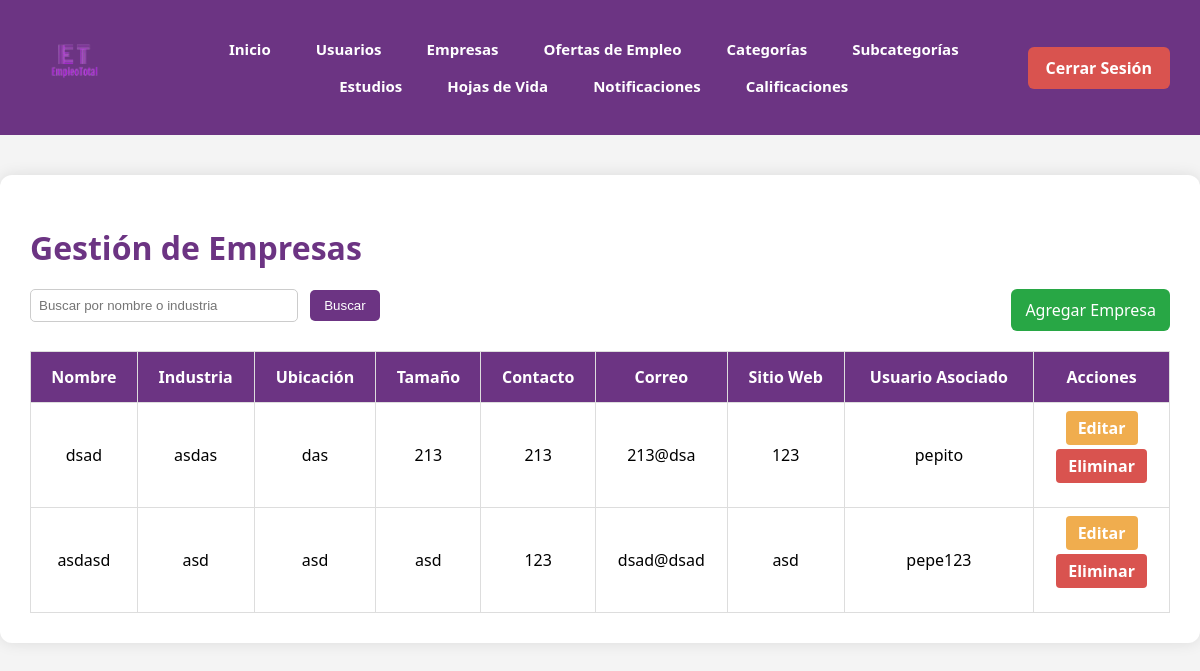
The page /empresas_admin.php on the database its author committed.
### tables this page shows
CREATE TABLE `empresas` (
  `id_empresa` int(11) NOT NULL,
  `nombre_emp` varchar(45) DEFAULT NULL,
  `industria` varchar(500) DEFAULT NULL,
  `ubicacion` varchar(45) DEFAULT NULL,
  `tamano_emp` varchar(45) DEFAULT NULL,
  `descripcion_emp` varchar(45) DEFAULT NULL,
  `contacto` varchar(100) DEFAULT NULL,
  `correo` varchar(45) DEFAULT NULL,
  `sitio_web_of` varchar(45) DEFAULT NULL,
  `antecedentes` varchar(500) DEFAULT NULL,
  `mision` varchar(100) DEFAULT NULL,
  `vision` varchar(100) DEFAULT NULL,
  `regionales` varchar(500) DEFAULT NULL,
  `hitos_significativos` varchar(100) DEFAULT NULL,
  `innovaciones_recientes` varchar(100) DEFAULT NULL,
  `beneficios_empleados` varchar(500) DEFAULT NULL,
  `usuario_id_usuario` int(11) NOT NULL
);

CREATE TABLE `usuario` (
  `id_usuario` int(11) NOT NULL,
  `usuario` varchar(45) DEFAULT NULL,
  `correo` varchar(45) DEFAULT NULL,
  `contrasena` varchar(250) DEFAULT NULL,
  `rol_id_rol` int(11) NOT NULL
);

### empresas_admin.php (the view, shortened to what this page needs)
<?php
include_once "conexion.php";
$busqueda = isset($_GET['buscar']) ? trim($_GET['buscar']) : "";
$sql = "SELECT e.*, u.usuario AS nombre_usuario
        FROM empresas e
        JOIN usuario u ON e.usuario_id_usuario = u.id_usuario
        WHERE e.nombre_emp LIKE :busqueda OR e.industria LIKE :busqueda";
$stmt = $base_de_datos->prepare($sql);
$stmt->bindValue(':busqueda', "%$busqueda%");
$stmt->execute();
$empresas = $stmt->fetchAll(PDO::FETCH_ASSOC);
?>
<!DOCTYPE html>
<html lang="es">
<head>
  <link rel="stylesheet" href="estilos/crud_estilos.css">
</head>
<body>
<header>
  <nav class="barra-navegacion">
    <div class="logo">
      <img src="imagenes/logoTotal.png" alt="EmpleoTotal">
    </div>
    <ul class="menu">
      <li><a href="inicio.html">Inicio</a></li>
      <li><a href="usuarios_admin.php">Usuarios</a></li>
      <li><a href="empresas_admin.php">Empresas</a></li>
      <li><a href="ofertas_empleo_admin.php">Ofertas de Empleo</a></li>
      <li><a href="categorias_admin.php">Categorías</a></li>
      <li><a href="subcategorias_admin.php">Subcategorías</a></li>
      <li><a href="estudios_admin.php">Estudios</a></li>
      <li><a href="hojas_vida_admin.php">Hojas de Vida</a></li>
      <li><a href="notificaciones_admin.php">Notificaciones</a></li>
      <li><a href="calificaciones_admin.php">Calificaciones</a></li>
    </ul>
    <div class="cerrar-sesion-container">
      <a href="http://localhost:3000" class="cerrar-sesion">Cerrar Sesión</a>
    </div>
  </nav>
</header>
<main class="contenedor">
  <h1>Gestión de Empresas</h1>
  <div class="acciones-superiores">
    <form action="" method="GET" class="buscador">
      <input type="text" name="buscar" placeholder="Buscar por nombre o industria" value="<?= htmlspecialchars($busqueda) ?>">
      <button type="submit">Buscar</button>
    </form>
    <a href="modulos/empresas/form_agregar_empresa.php" class="boton-agregar">Agregar Empresa</a>
  </div>
  <table>
    <thead>
      <tr>
        <th>Nombre</th>
        <th>Industria</th>
        <th>Ubicación</th>
        <th>Tamaño</th>
        <th>Contacto</th>
        <th>Correo</th>
        <th>Sitio Web</th>
        <th>Usuario Asociado</th>
        <th>Acciones</th>
      </tr>
    </thead>
    <tbody>
      <?php foreach($empresas as $empresa): ?>
        <tr>
          <td><?= htmlspecialchars($empresa['nombre_emp']) ?></td>
          <td><?= htmlspecialchars($empresa['industria']) ?></td>
          <td><?= htmlspecialchars($empresa['ubicacion']) ?></td>
          <td><?= htmlspecialchars($empresa['tamano_emp']) ?></td>
          <td><?= htmlspecialchars($empresa['contacto']) ?></td>
          <td><?= htmlspecialchars($empresa['correo']) ?></td>
          <td><?= htmlspecialchars($empresa['sitio_web_of']) ?></td>
          <td><?= htmlspecialchars($empresa['nombre_usuario']) ?></td>
          <td>
            <a href="modulos/empresas/form_editar_empresa.php?id=<?= $empresa['id_empresa'] ?>" class="boton editar">Editar</a><p>
            <a href="modulos/empresas/eliminar_empresa.php?id=<?= $empresa['id_empresa'] ?>" class="boton eliminar" onclick="return confirm('¿Seguro que deseas eliminar esta empresa?')">Eliminar</a>
          </td>
        </tr>
      <?php endforeach; ?>
    </tbody>
  </table>
</main>
</body>
</html>

### estilos/crud_estilos.css (style rules this page uses)
body { font-family: 'Segoe UI', Tahoma, Geneva, Verdana, sans-serif; background-color: #f4f4f4; margin: 0; padding: 0; }
header { background-color: #6C3483; padding: 20px 0; }
.barra-navegacion { display: flex; align-items: center; justify-content: space-between; flex-wrap: wrap; width: 95%; margin: auto; }
.logo img { height: 90px; }
.menu { list-style: none; display: flex; flex: 1; justify-content: center; flex-wrap: wrap; gap: 15px; }
.menu li a { text-decoration: none; color: white; font-weight: bold; padding: 10px 15px; border-radius: 5px; transition: background 0.3s ease; font-size: 15px; }
.cerrar-sesion-container { margin-left: auto; }
.cerrar-sesion { background-color: #d9534f; color: white !important; text-decoration: none; padding: 10px 18px; border-radius: 6px; font-weight: bold; transition: background 0.3s ease; }
.contenedor { max-width: 1350px; margin: 40px auto; background-color: white; padding: 30px; border-radius: 12px; box-shadow: 0 0 15px rgba(0,0,0,0.1); }
.contenedor h1 { color: #6C3483; margin-bottom: 20px; }
.acciones-superiores { display: flex; justify-content: space-between; margin-bottom: 20px; }
.acciones-superiores input[type="text"] { padding: 8px; width: 250px; border: 1px solid #ccc; border-radius: 5px; }
.acciones-superiores button { padding: 8px 14px; background-color: #6C3483; color: white; border: none; border-radius: 5px; margin-left: 8px; cursor: pointer; }
.boton-agregar { background-color: #28a745; color: white; padding: 10px 14px; text-decoration: none; border-radius: 6px; }
table { width: 100%; border-collapse: collapse; margin-top: 20px; }
table thead { background-color: #6C3483; color: white; }
table th, table td { padding: 14px; text-align: center; border: 1px solid #ddd; }
.boton { padding: 6px 12px; text-decoration: none; border-radius: 4px; color: white; font-weight: bold; }
.boton.editar { background-color: #f0ad4e; }
.boton.eliminar { background-color: #d9534f; }

### rows shown on the page
empresas: nombre_emp "dsad", industria "asdas", ubicacion "das", tamano_emp "213", contacto "213", correo "213@dsa", sitio_web_of "123", usuario.usuario "pepito"
empresas: nombre_emp "asdasd", industria "asd", ubicacion "asd", tamano_emp "asd", contacto "123", correo "dsad@dsad", sitio_web_of "asd", usuario.usuario "pepe123"
